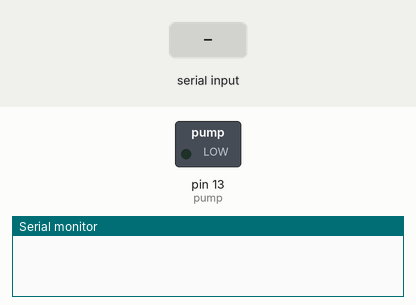
Simulated run of this sketch. Board: Arduino Uno, built with avr-gcc and run on an emulated ATmega328P. Shown: switched loads named in the sketch (green lamp = pin HIGH), the last lines printed to the serial monitor. The test bench sets the inputs (shaded band).

Above: at 1.2 s.
1.3 s: "A" received over Serial
At 2.5 s:
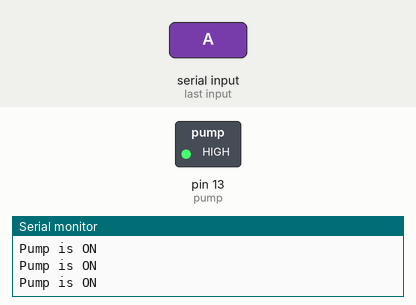
2.8 s: "Z" received over Serial
At 3.2 s:
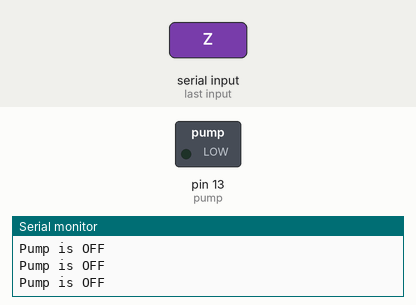
Timing chart, 0 to 5.8 s (numbered marks = the images above; inputs shaded):
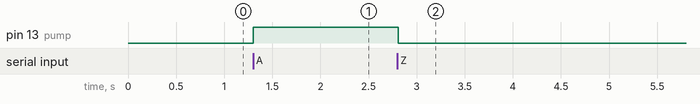

Measured:
- after the input at 1.3 s, pin 13 (pump): LOW → HIGH at once
- after the input at 2.8 s, pin 13 (pump): HIGH → LOW at once

The sketch:

control-pump.ino
```cpp
int pump = 13;
bool pumpState = false;
unsigned long last_feedback_time = 0;
void setup(){

  Serial.begin(9600);
  pinMode(pump,OUTPUT);
}

void loop(){
  if (Serial.available()){
    char c = Serial.read();
    if(c=='A'){
      digitalWrite(pump, HIGH);
      pumpState = true;
    }
    else if (c=='Z'){
      digitalWrite(pump, LOW);
      pumpState = false;
    }

  }

  if(last_feedback_time + 2000 < millis()){
    if(pumpState){
      Serial.println("Pump is ON");
    }
    else{
      Serial.println("Pump is OFF");
    }

  }


}
```
